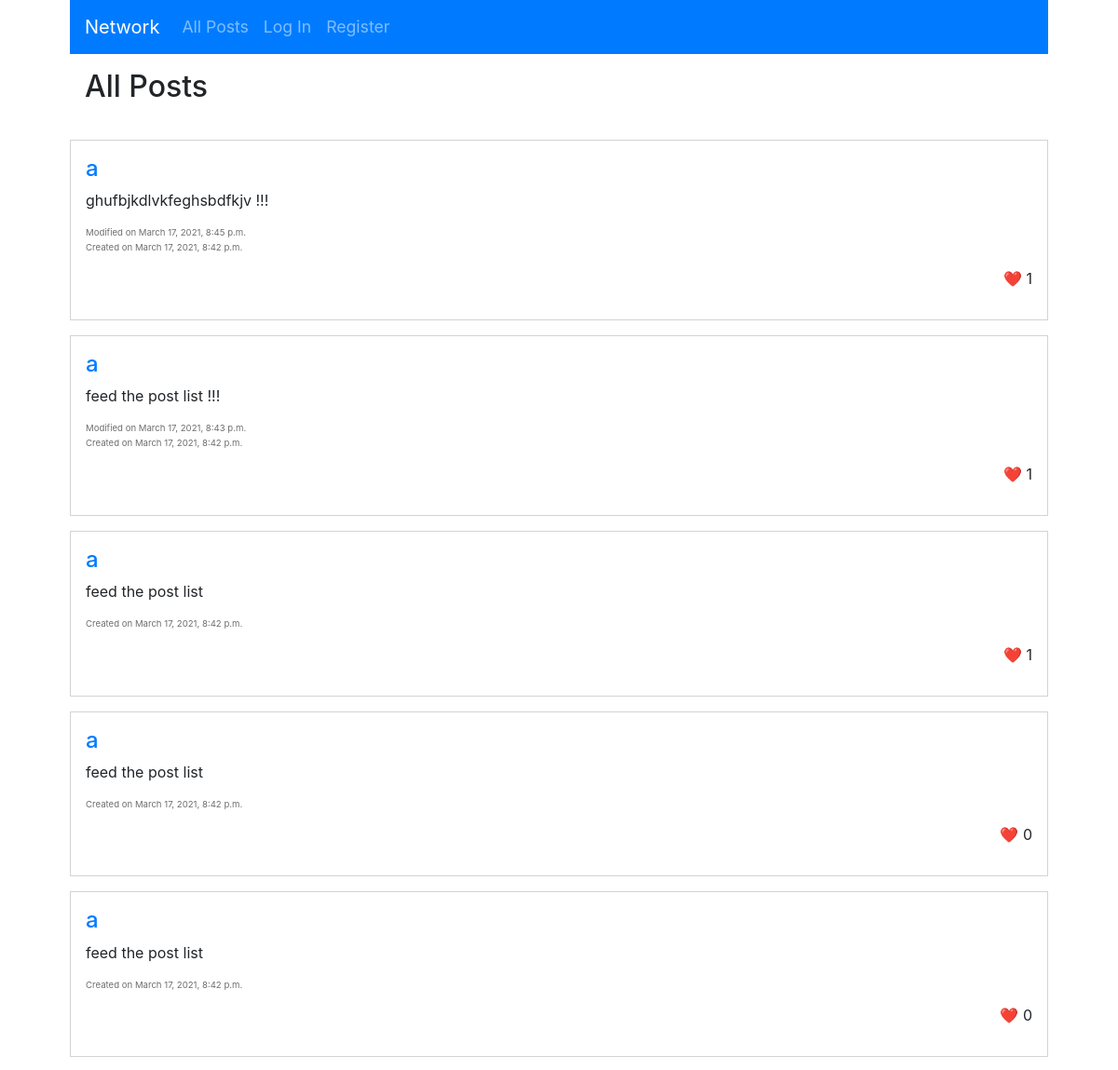
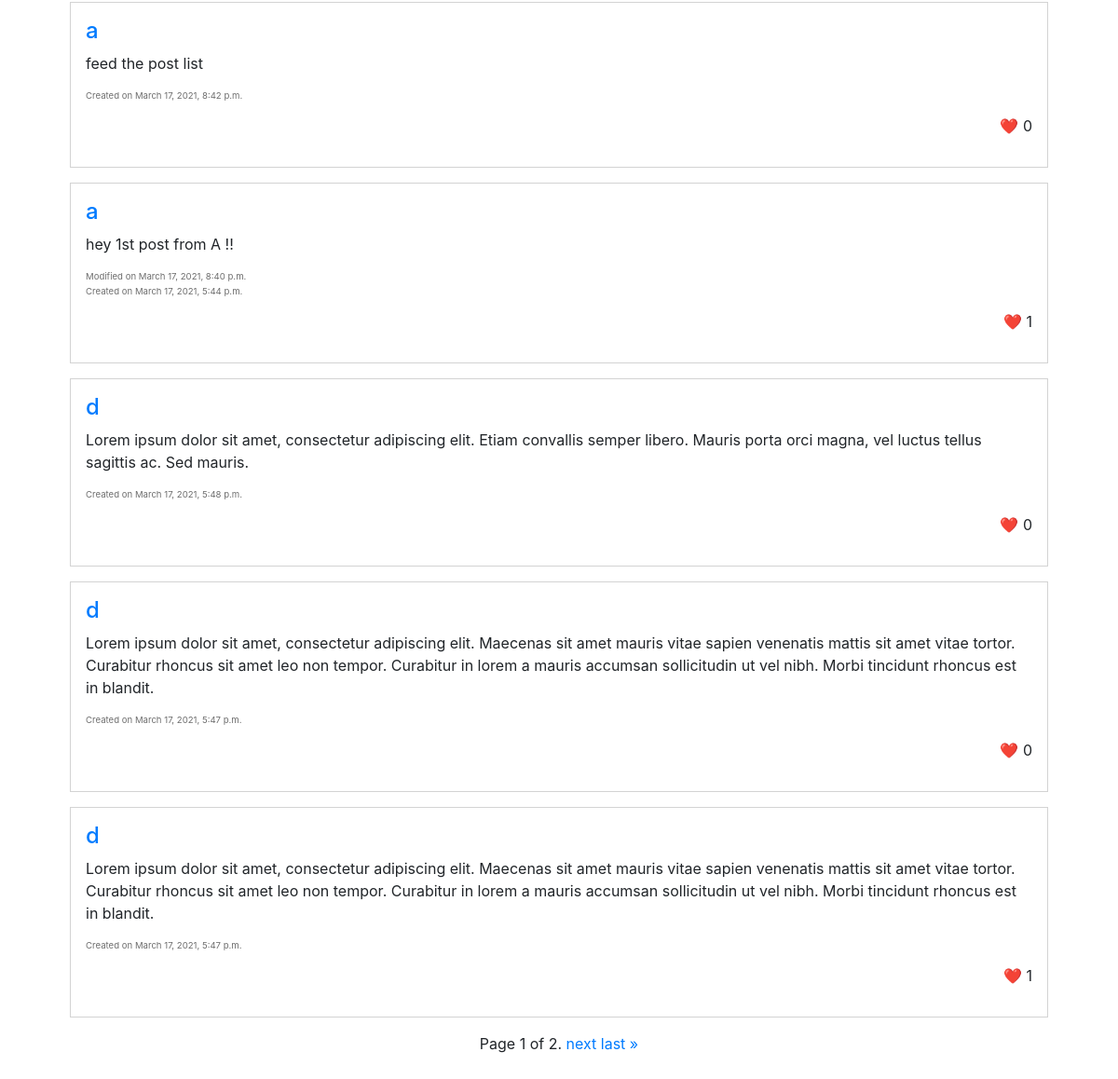
Before: / with the older database file (2 pictures, top to bottom).
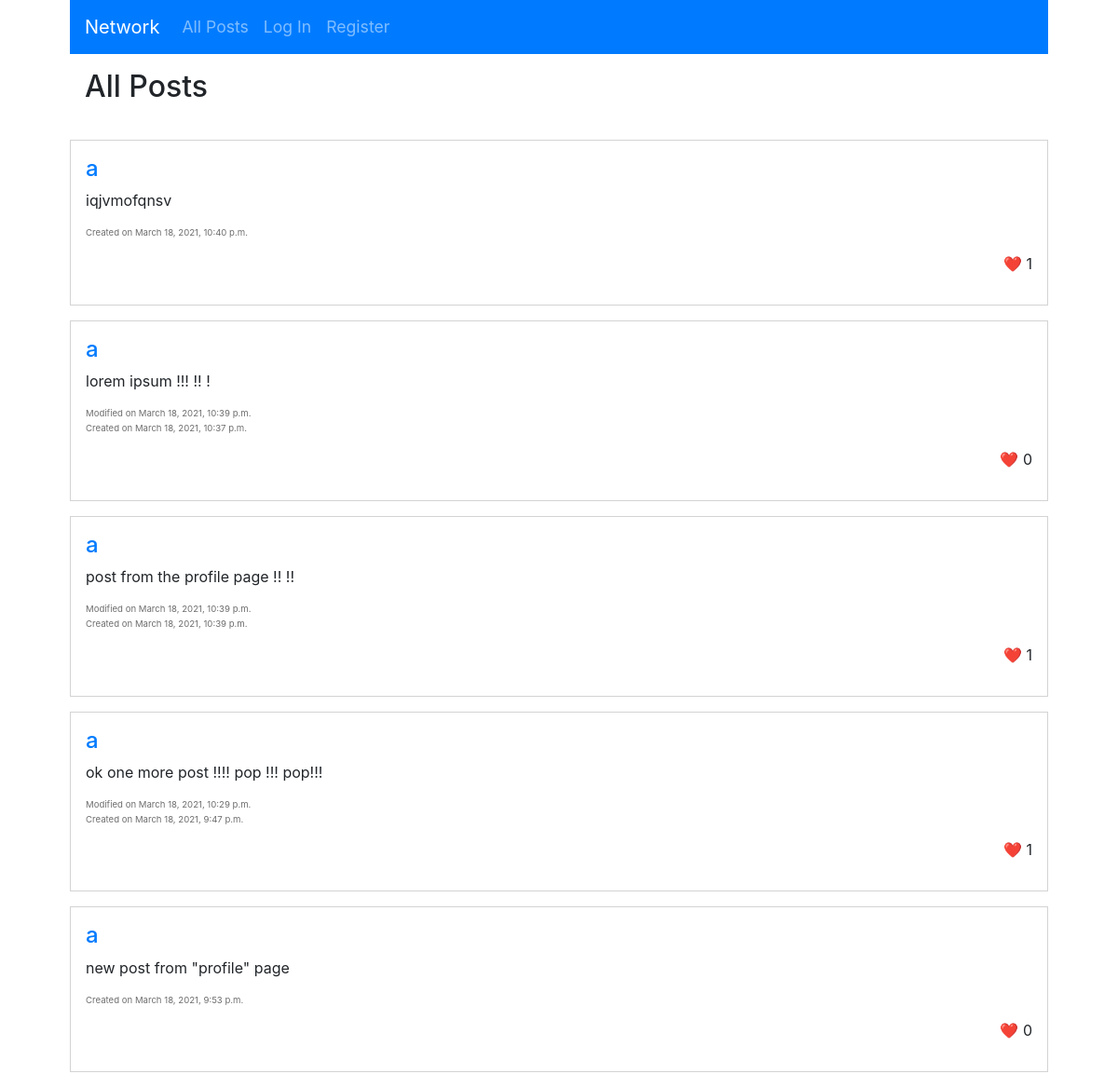
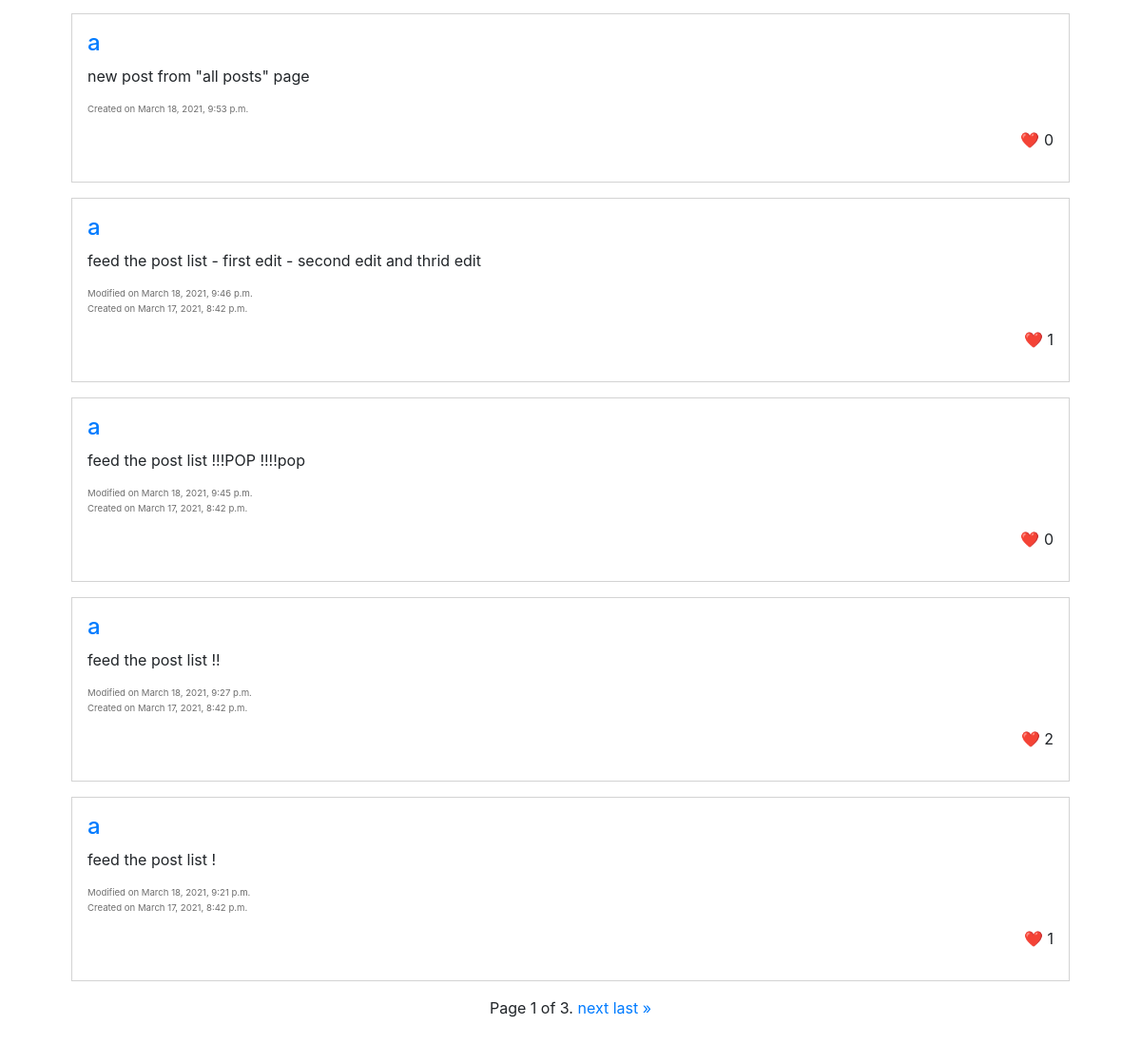
After: the same page with the newer database file (2 pictures, top to bottom).
### network/models.py (models this page shows)
class Post(models.Model):
    author = models.ForeignKey(User, on_delete=models.CASCADE, related_name="author")
    text = models.CharField(max_length=280)
    time_creation = models.DateTimeField(auto_now_add=True)
    time_last_update = models.DateTimeField(null=True)
    likes = models.ManyToManyField(User, related_name="liker", symmetrical=False)

class User(AbstractUser):
    followers = models.ManyToManyField("self", related_name="followerz", symmetrical=False)

### network/views.py (the view)
# urls.py: path("", views.index, name="index"),
def index(request):
    if request.method == "POST":
        text = request.POST["text"]
        author = User.objects.get(pk=request.user.id)
        new_post = Post(author=author, text=text)
        new_post.save()
        new_post.time_last_update = new_post.time_creation
        new_post.save()
        return HttpResponseRedirect(reverse("index"))
    else:
        posts_page = get_posts_page(request, "all")
        return render(request, "network/index.html", {
            "h1": "All Posts",
            "posts": posts_page,
            "display_new_post": True
        })

### network/views.py (called while the page is built)
def get_posts_page(request, user_id):
    if user_id == "all":
        posts = Post.objects.all().order_by("time_last_update").reverse()
    elif type(user_id) == type(User.objects.filter(followers=1)):
        posts = Post.objects.filter(author__in=user_id).order_by("time_last_update").reverse()
    else:
        visited_user = User.objects.get(pk=user_id)
        posts = visited_user.author.order_by("time_last_update").reverse()
    posts_paginated = Paginator(posts, 10)
    page_number = int(request.GET.get("page", 1))
    return posts_paginated.get_page(page_number)

### network/templates/network/index.html (shortened to what this page needs)
{% extends "network/layout.html" %}
{% load static %}
{% block body %}
    {% if h1 == "All Posts" or h1 == "Following" %}
        <div class="content">
            <h1>{{h1}}</h1>
        </div>
    {% endif %}
    {% for post in posts %}
        <div class="post" data-post_id="{{ post.id }}">
            <h2><a href="{% url 'profile' post.author.id %}">{{ post.author.username }}</a></h2>
            <p id="post-content-{{ post.id }}">{{ post.text }}</p>
            {% if post.time_last_update != post.time_creation %}
                <p class="update_time">Modified on {{ post.time_last_update }}</p>
            {% endif%}
            <p class="post_time">Created on {{ post.time_creation }}</p>
            <div class="like-section">
                <p class="like-count">
                    ❤️ <span id="counter_{{ post.id }}">{{ post.likes.all|length }}</span>
                </p>
            </div>
        </div>
    {% endfor %}
    <div class="pagination">
        <span class="step-links">
            <span class="current">
                Page {{ posts.number }} of {{ posts.paginator.num_pages }}.
            </span>
            {% if posts.has_next %}
                <a href="?page={{ posts.next_page_number }}">next</a>
                <a href="?page={{ posts.paginator.num_pages }}">last &raquo;</a>
            {% endif %}
        </span>
    </div>
{% endblock %}

Changed rows visible on the page:
no longer on this page (row edited): Post: author.username "a", text "ghufbjkdlvkfeghsbdfkjv !!!", time_last_update "March 17, 2021, 8:45 p.m.", time_creation "March 17, 2021, 8:42 p.m.", likes.all|length "1"
no longer on this page (row unchanged): Post: author.username "a", text "feed the post list", time_creation "March 17, 2021, 8:42 p.m.", likes.all|length "0"
no longer on this page (row edited): Post: author.username "a", text "hey 1st post from A !!", time_last_update "March 17, 2021, 8:40 p.m.", time_creation "March 17, 2021, 5:44 p.m.", likes.all|length "1"
no longer on this page (row unchanged): Post: author.username "d", text "Lorem ipsum dolor sit amet, consectetur adipiscing elit. Etiam convallis semper libero. Mauris porta orci magna, vel luctus tellus sagittis ac. Sed mauris.", time_creation "March 17, 2021, 5:48 p.m.", likes.all|length "0"
no longer on this page (row unchanged): Post: author.username "d", text "Lorem ipsum dolor sit amet, consectetur adipiscing elit. Maecenas sit amet mauris vitae sapien venenatis mattis sit amet vitae tortor. Curabitur rhoncus sit amet leo non tempor. Curabitur in lorem a mauris accumsan sollicitudin ut vel nibh. Morbi tincidunt rhoncus est in blandit.", time_creation "March 17, 2021, 5:47 p.m.", likes.all|length "0"
no longer on this page (row unchanged): Post: author.username "d", text "Lorem ipsum dolor sit amet, consectetur adipiscing elit. Maecenas sit amet mauris vitae sapien venenatis mattis sit amet vitae tortor. Curabitur rhoncus sit amet leo non tempor. Curabitur in lorem a mauris accumsan sollicitudin ut vel nibh. Morbi tincidunt rhoncus est in blandit.", time_creation "March 17, 2021, 5:47 p.m.", likes.all|length "1"
added Post: author.username "a", text "iqjvmofqnsv", time_creation "March 18, 2021, 10:40 p.m.", likes.all|length "1"
added Post: author.username "a", text "lorem ipsum !!! !! !", time_last_update "March 18, 2021, 10:39 p.m.", time_creation "March 18, 2021, 10:37 p.m.", likes.all|length "0"
added Post: author.username "a", text "post from the profile page !! !!", time_last_update "March 18, 2021, 10:39 p.m.", time_creation "March 18, 2021, 10:39 p.m.", likes.all|length "1"
added Post: author.username "a", text "ok one more post !!!! pop !!! pop!!!", time_last_update "March 18, 2021, 10:29 p.m.", time_creation "March 18, 2021, 9:47 p.m.", likes.all|length "1"
added Post: author.username "a", text "new post from \"profile\" page", time_creation "March 18, 2021, 9:53 p.m.", likes.all|length "0"
added Post: author.username "a", text "new post from \"all posts\" page", time_creation "March 18, 2021, 9:53 p.m.", likes.all|length "0"
changed Post: text "feed the post list" → "feed the post list - first edit - second edit and thrid edit"; time_last_update (not shown) → "March 18, 2021, 9:46 p.m."; moves up the list
changed Post: text "feed the post list" → "feed the post list !!!POP !!!!pop"; time_last_update (not shown) → "March 18, 2021, 9:45 p.m."; moves up the list
changed Post: text "feed the post list !!!" → "feed the post list !!"; time_last_update "March 17, 2021, 8:43 p.m." → "March 18, 2021, 9:27 p.m."; likes.all|length "1" → "2"
changed Post: text "feed the post list" → "feed the post list !"; time_last_update (not shown) → "March 18, 2021, 9:21 p.m."; likes.all|length "0" → "1"
Other visible differences:
{{ posts.paginator.num_pages }}: "2" → "3"
